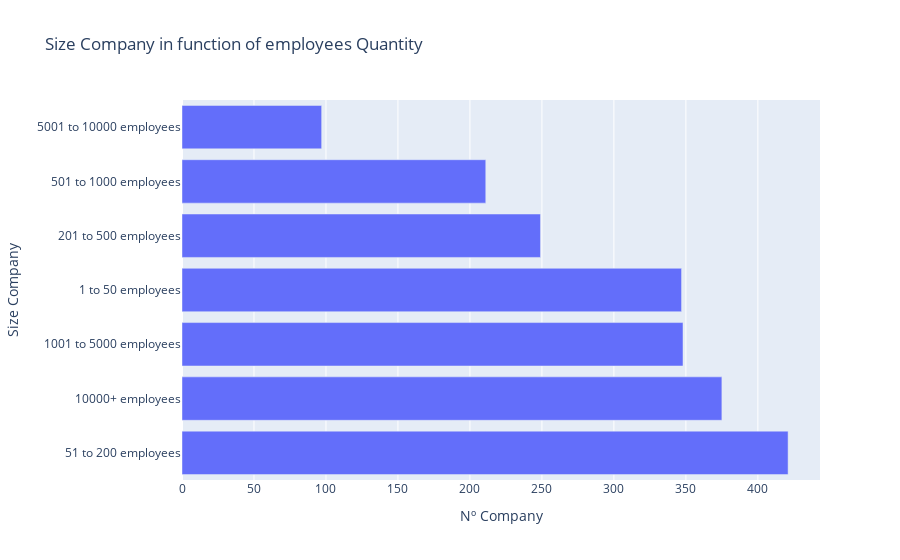

Source (notebook cell):
### Code cell
# Finally, plot graphic barplot in horizontal for Size Company in function of employees Quantity:
# Use Plotly Express
chart1 = px.bar(df_employed, x = 'Nº Company', y = 'Size Company',
               title = 'Size Company in function of employees Quantity')
chart1.show()

### Figure 1 — Plotly figure (JSON) as saved in the notebook; plotly's stock layout.template omitted (floating-point values rounded to 4 significant figures)
{"data": [{"alignmentgroup": "True", "hovertemplate": "Nº Company=%{x}<br>Size Company=%{y}<extra></extra>", "legendgroup": "", "marker": {"color": "#636efa"}, "name": "", "offsetgroup": "", "orientation": "h", "showlegend": false, "textposition": "auto", "type": "bar", "x": [421, 375, 348, 347, 249, 211, 97], "xaxis": "x", "y": ["51 to 200 employees", "10000+ employees", "1001 to 5000 employees", "1 to 50 employees", "201 to 500 employees", "501 to 1000 employees", "5001 to 10000 employees"], "yaxis": "y"}], "layout": {"barmode": "relative", "legend": {"tracegroupgap": 0}, "title": {"text": "Size Company in function of employees Quantity"}, "xaxis": {"anchor": "y", "domain": [0.0, 1.0], "title": {"text": "Nº Company"}}, "yaxis": {"anchor": "x", "domain": [0.0, 1.0], "title": {"text": "Size Company"}}}}
